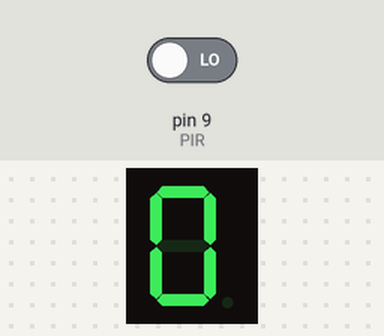
The sketch below on a simulated Arduino Uno, built with avr-gcc and run on an emulated ATmega328P. Shown: 1-digit seven-segment display. Wiring (inferred from the names in the program): 1-digit 7-segment display, segments lit when HIGH: segments pin 2, pin 3, pin 4, pin 5, pin 6, pin 7, pin 8. The inputs (shaded band) are chosen by the test bench; at power-on: pin 9 (PIR) LOW. The segment pins are drawn as the display they are named for.

Above: at 1.2 s.
1.3 s: pin 9 (PIR) driven HIGH
At 3.1 s:
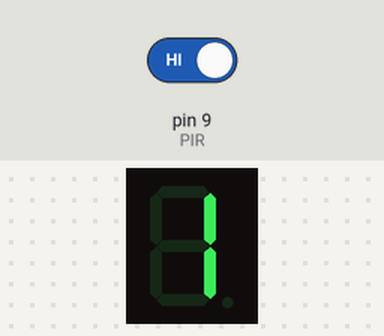
At 4.0 s:
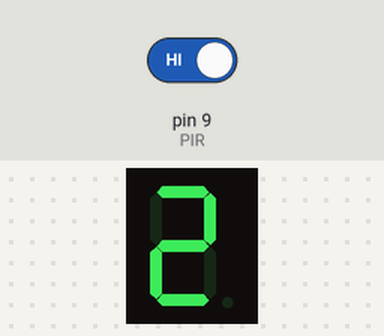
Timing chart, 0 to 5.5 s (numbered marks = the images above; inputs shaded):
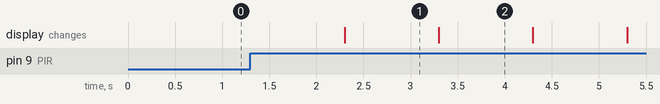

Measured:
- after the input at 1.3 s, the display: changes after 1.0 s (image 1)
- what the display in image 1 shows lasts 1.0 s, from 2.3 s to 3.3 s

The sketch:

SEVEN_SEGMENT-PIR_SENSOR.ino
```cpp
// C++ code
// IF MOTION IS DETECTED NUMBERS ARE INCREASED ON SEVEN SEGMENT ELSE REMAINS STABLE
#define segA 2
#define segB 3
#define segC 4
#define segD 5
#define segE 6
#define segF 7
#define segG 8
int COUNT=0;
const int PIR=9;

void setup()
{
  for(int i=2;i<9;i++)
  {
    pinMode(i, OUTPUT);

  }
   pinMode(PIR, INPUT);
}

void loop()
{
  if(digitalRead(PIR)){
    COUNT++;
    delay(1000);
  }
  if(COUNT==10){
    COUNT=0;
    delay(2000);
  }
  switch(COUNT)
  {
    case 0:
    digitalWrite(segA, HIGH);
    digitalWrite(segB, HIGH);
    digitalWrite(segC, HIGH);
    digitalWrite(segD, HIGH);
    digitalWrite(segE, HIGH);
    digitalWrite(segF, HIGH);
    digitalWrite(segG, LOW);
    break;
    case 1:
    digitalWrite(segA, LOW);
    digitalWrite(segB, HIGH);
    digitalWrite(segC, HIGH);
    digitalWrite(segD, LOW);
    digitalWrite(segE, LOW);
    digitalWrite(segF, LOW);
    digitalWrite(segG, LOW);
    break;
    case 2:
    digitalWrite(segA, HIGH);
    digitalWrite(segB, HIGH);
    digitalWrite(segC, LOW);
    digitalWrite(segD, HIGH);
    digitalWrite(segE, HIGH);
    digitalWrite(segF, LOW);
    digitalWrite(segG, HIGH);
    break;
    case 3:
    digitalWrite(segA, HIGH);
    digitalWrite(segB, HIGH);
    digitalWrite(segC, HIGH);
    digitalWrite(segD, HIGH);
    digitalWrite(segE, LOW);
    digitalWrite(segF, LOW);
    digitalWrite(segG, HIGH);
    break;
    case 4:
    digitalWrite(segA, LOW);
    digitalWrite(segB, HIGH);
    digitalWrite(segC, HIGH);
    digitalWrite(segD, LOW);
    digitalWrite(segE, LOW);
    digitalWrite(segF, HIGH);
    digitalWrite(segG, HIGH);
    break;
    case 5:
    digitalWrite(segA, HIGH);
    digitalWrite(segB, LOW);
    digitalWrite(segC, HIGH);
    digitalWrite(segD, HIGH);
    digitalWrite(segE, LOW);
    digitalWrite(segF, HIGH);
    digitalWrite(segG, HIGH);
    break;
    case 6:
    digitalWrite(segA, HIGH);
    digitalWrite(segB, LOW);
    digitalWrite(segC, HIGH);
    digitalWrite(segD, HIGH);
    digitalWrite(segE, HIGH);
    digitalWrite(segF, HIGH);
    digitalWrite(segG, HIGH);
    break;
    case 7:
    digitalWrite(segA, HIGH);
    digitalWrite(segB, HIGH);
    digitalWrite(segC, HIGH);
    digitalWrite(segD, LOW);
    digitalWrite(segE, LOW);
    digitalWrite(segF, LOW);
    digitalWrite(segG, LOW);
    break;
    case 8:
    digitalWrite(segA, HIGH);
    digitalWrite(segB, HIGH);
    digitalWrite(segC, HIGH);
    digitalWrite(segD, HIGH);
    digitalWrite(segE, HIGH);
    digitalWrite(segF, HIGH);
    digitalWrite(segG, HIGH);
    break;
    case 9:
    digitalWrite(segA, HIGH);
    digitalWrite(segB, HIGH);
    digitalWrite(segC, HIGH);
    digitalWrite(segD, LOW);
    digitalWrite(segE, LOW);
    digitalWrite(segF, HIGH);
    digitalWrite(segG, HIGH);
    break;
  }
}
```
